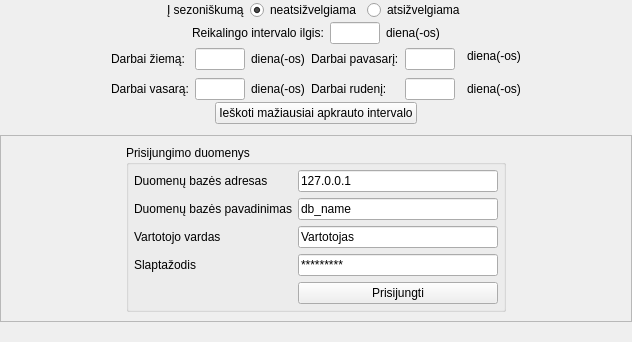
            <widget class="QFrame" name="Sisteminiai_pranesimai">
             <property name="frameShape">
              <enum>QFrame::NoFrame</enum>
             </property>
             <property name="frameShadow">
              <enum>QFrame::Raised</enum>
             </property>
             <property name="lineWidth">
              <number>0</number>
             </property>
             <layout class="QVBoxLayout" name="verticalLayout_14">
              <property name="leftMargin">
               <number>0</number>
              </property>
              <property name="topMargin">
               <number>0</number>
              </property>
              <property name="rightMargin">
               <number>0</number>
              </property>
              <property name="bottomMargin">
               <number>20</number>
              </property>
              <item>
               <widget class="QFrame" name="filtravimo_frame">
                <property name="enabled">
                 <bool>true</bool>
                </property>
                <property name="frameShape">
                 <enum>QFrame::NoFrame</enum>
                </property>
                <property name="frameShadow">
                 <enum>QFrame::Plain</enum>
                </property>
                <property name="lineWidth">
                 <number>0</number>
                </property>
                <layout class="QVBoxLayout" name="verticalLayout_18">
                 <property name="spacing">
                  <number>2</number>
                 </property>
                 <property name="leftMargin">
                  <number>0</number>
                 </property>
                 <property name="topMargin">
                  <number>0</number>
                 </property>
                 <property name="rightMargin">
                  <number>0</number>
                 </property>
                 <property name="bottomMargin">
                  <number>5</number>
                 </property>
                 <item>
                  <widget class="QFrame" name="frame_14">
                   <property name="frameShape">
                    <enum>QFrame::NoFrame</enum>
                   </property>
                   <property name="frameShadow">
                    <enum>QFrame::Plain</enum>
                   </property>
                   <layout class="QHBoxLayout" name="horizontalLayout_15">
                    <property name="spacing">
                     <number>6</number>
                    </property>
                    <property name="margin">
                     <number>0</number>
                    </property>
                    <item>
                     <spacer name="horizontalSpacer_27">
                      <property name="orientation">
                       <enum>Qt::Horizontal</enum>
                      </property>
                      <property name="sizeHint" stdset="0">
                       <size>
                        <width>167</width>
                        <height>20</height>
                       </size>
                      </property>
                     </spacer>
                    </item>
                    <item>
                     <widget class="QLabel" name="label_47">
                      <property name="text">
                       <string>Į sezoniškumą</string>
                      </property>
                     </widget>
                    </item>
                    <item>
                     <widget class="QRadioButton" name="neats_radio">
                      <property name="text">
                       <string>neatsižvelgiama</string>
                      </property>
                      <property name="checked">
                       <bool>true</bool>
                      </property>
                     </widget>
                    </item>
                    <item>
                     <widget class="QRadioButton" name="atsiz_radio">
                      <property name="text">
                       <string>atsižvelgiama</string>
                      </property>
                     </widget>
                    </item>
                    <item>
                     <spacer name="horizontalSpacer_28">
                      <property name="orientation">
                       <enum>Qt::Horizontal</enum>
                      </property>
                      <property name="sizeHint" stdset="0">
                       <size>
                        <width>167</width>
                        <height>20</height>
                       </size>
                      </property>
                     </spacer>
                    </item>
                   </layout>
                  </widget>
                 </item>
                 <item>
                  <widget class="QFrame" name="neatsizvelgiama_frame">
                   <property name="frameShape">
                    <enum>QFrame::NoFrame</enum>
                   </property>
                   <property name="frameShadow">
                    <enum>QFrame::Plain</enum>
                   </property>
                   <layout class="QHBoxLayout" name="horizontalLayout_16">
                    <property name="margin">
                     <number>0</number>
                    </property>
                    <item>
                     <spacer name="horizontalSpacer_29">
                      <property name="orientation">
                       <enum>Qt::Horizontal</enum>
                      </property>
                      <property name="sizeHint" stdset="0">
                       <size>
                        <width>40</width>
                        <height>20</height>
                       </size>
                      </property>
                     </spacer>
                    </item>
                    <item>
                     <widget class="QLabel" name="label_48">
                      <property name="text">
                       <string>Reikalingo intervalo ilgis:</string>
                      </property>
                     </widget>
                    </item>
                    <item>
                     <widget class="QLineEdit" name="lineEdit_11">
                      <property name="maximumSize">
                       <size>
                        <width>50</width>
                        <height>16777215</height>
                       </size>
                      </property>
                     </widget>
                    </item>
                    <item>
                     <widget class="QLabel" name="label_49">
                      <property name="text">
                       <string>diena(-os)</string>
                      </property>
                     </widget>
                    </item>
                    <item>
                     <spacer name="horizontalSpacer_30">
                      <property name="orientation">
                       <enum>Qt::Horizontal</enum>
                      </property>
                      <property name="sizeHint" stdset="0">
                       <size>
                        <width>40</width>
                        <height>20</height>
                       </size>
                      </property>
                     </spacer>
                    </item>
                   </layout>
                  </widget>
                 </item>
                 <item>
                  <widget class="QFrame" name="atsizvelgiama_frame">
                   <property name="frameShape">
                    <enum>QFrame::NoFrame</enum>
                   </property>
                   <property name="frameShadow">
                    <enum>QFrame::Raised</enum>
                   </property>
                   <layout class="QGridLayout" name="gridLayout_3">
                    <property name="margin">
                     <number>0</number>
                    </property>
                    <property name="horizontalSpacing">
                     <number>6</number>
                    </property>
                    <item row="0" column="1" rowspan="2">
                     <widget class="QLabel" name="label_50">
                      <property name="text">
                       <string>Darbai žiemą:</string>
                      </property>
                     </widget>
                    </item>
                    <item row="0" column="2" rowspan="2">
                     <widget class="QLineEdit" name="lineEdit_12">
                      <property name="minimumSize">
                       <size>
                        <width>50</width>
                        <height>0</height>
                       </size>
                      </property>
                      <property name="maximumSize">
                       <size>
                        <width>50</width>
                        <height>16777215</height>
                       </size>
                      </property>
                     </widget>
                    </item>
                    <item row="0" column="3" rowspan="2">
                     <widget class="QLabel" name="label_51">
                      <property name="text">
                       <string>diena(-os)</string>
                      </property>
                     </widget>
                    </item>
                    <item row="0" column="5" rowspan="2">
                     <widget class="QLabel" name="label_52">
                      <property name="text">
                       <string>Darbai pavasarį:</string>
                      </property>
                     </widget>
                    </item>
                    <item row="0" column="6" rowspan="2" colspan="2">
                     <widget class="QLineEdit" name="lineEdit_13">
                      <property name="minimumSize">
                       <size>
                        <width>50</width>
                        <height>0</height>
                       </size>
                      </property>
                      <property name="maximumSize">
                       <size>
                        <width>50</width>
                        <height>16777215</height>
                       </size>
                      </property>
                     </widget>
                    </item>
                    <item row="3" column="1">
                     <widget class="QLabel" name="label_53">
                      <property name="text">
                       <string>Darbai vasarą:</string>
                      </property>
                     </widget>
                    </item>
                    <item row="3" column="2">
                     <widget class="QLineEdit" name="lineEdit_14">
                      <property name="minimumSize">
                       <size>
                        <width>50</width>
                        <height>0</height>
                       </size>
                      </property>
                      <property name="maximumSize">
                       <size>
                        <width>50</width>
                        <height>16777215</height>
                       </size>
                      </property>
                     </widget>
                    </item>
                    <item row="3" column="3">
                     <widget class="QLabel" name="label_54">
                      <property name="text">
                       <string>diena(-os)</string>
                      </property>
                     </widget>
                    </item>
                    <item row="3" column="5">
                     <widget class="QLabel" name="label_55">
                      <property name="text">
                       <string>Darbai rudenį:</string>
                      </property>
                     </widget>
                    </item>
                    <item row="0" column="8">
                     <widget class="QLabel" name="label_56">
                      <property name="text">
                       <string>diena(-os)</string>
                      </property>
                     </widget>
                    </item>
                    <item row="3" column="8">
                     <widget class="QLabel" name="label_57">
                      <property name="text">
                       <string>diena(-os)</string>
                      </property>
                     </widget>
                    </item>
                    <item row="3" column="6">
                     <widget class="QLineEdit" name="lineEdit_15">
                      <property name="minimumSize">
                       <size>
                        <width>50</width>
                        <height>0</height>
                       </size>
                      </property>
                      <property name="maximumSize">
                       <size>
                        <width>50</width>
                        <height>16777215</height>
                       </size>
                      </property>
                     </widget>
                    </item>
                    <item row="0" column="0">
                     <spacer name="horizontalSpacer_31">
                      <property name="orientation">
                       <enum>Qt::Horizontal</enum>
                      </property>
                      <property name="sizeHint" stdset="0">
                       <size>
                        <width>40</width>
                        <height>20</height>
                       </size>
                      </property>
                     </spacer>
                    </item>
                    <item row="3" column="0">
                     <spacer name="horizontalSpacer_32">
                      <property name="orientation">
                       <enum>Qt::Horizontal</enum>
                      </property>
                      <property name="sizeHint" stdset="0">
                       <size>
                        <width>40</width>
                        <height>20</height>
                       </size>
                      </property>
                     </spacer>
                    </item>
                    <item row="0" column="9">
                     <spacer name="horizontalSpacer_33">
                      <property name="orientation">
                       <enum>Qt::Horizontal</enum>
                      </property>
                      <property name="sizeHint" stdset="0">
                       <size>
                        <width>40</width>
                        <height>20</height>
                       </size>
                      </property>
                     </spacer>
                    </item>
                    <item row="3" column="9">
                     <spacer name="horizontalSpacer_34">
                      <property name="orientation">
                       <enum>Qt::Horizontal</enum>
                      </property>
                      <property name="sizeHint" stdset="0">
                       <size>
                        <width>40</width>
                        <height>20</height>
                       </size>
                      </property>
                     </spacer>
                    </item>
                   </layout>
                  </widget>
                 </item>
                 <item>
                  <widget class="QFrame" name="frame_10">
                   <property name="frameShape">
                    <enum>QFrame::NoFrame</enum>
                   </property>
                   <property name="frameShadow">
                    <enum>QFrame::Raised</enum>
                   </property>
                   <layout class="QGridLayout" name="gridLayout">
                    <property name="margin">
                     <number>0</number>
                    </property>
                    <property name="spacing">
                     <number>0</number>
                    </property>
                    <item row="0" column="1">
                     <widget class="QPushButton" name="pushButton">
                      <property name="text">
                       <string>Ieškoti mažiausiai apkrauto intervalo</string>
                      </property>
                     </widget>
                    </item>
                    <item row="0" column="0">
                     <spacer name="horizontalSpacer_11">
                      <property name="orientation">
                       <enum>Qt::Horizontal</enum>
                      </property>
                      <property name="sizeHint" stdset="0">
                       <size>
                        <width>40</width>
                        <height>20</height>
                       </size>
                      </property>
                     </spacer>
                    </item>
                    <item row="0" column="2">
                     <spacer name="horizontalSpacer_12">
                      <property name="orientation">
                       <enum>Qt::Horizontal</enum>
                      </property>
                      <property name="sizeHint" stdset="0">
                       <size>
                        <width>40</width>
                        <height>20</height>
                       </size>
                      </property>
                     </spacer>
                    </item>
                   </layout>
                  </widget>
                 </item>
                </layout>
               </widget>
              </item>
              <item>
               <widget class="QFrame" name="frame_7">
                <property name="frameShape">
                 <enum>QFrame::StyledPanel</enum>
                </property>
                <property name="frameShadow">
                 <enum>QFrame::Raised</enum>
                </property>
                <layout class="QHBoxLayout" name="horizontalLayout_3">
                 <item>
                  <spacer name="horizontalSpacer">
                   <property name="orientation">
                    <enum>Qt::Horizontal</enum>
                   </property>
                   <property name="sizeHint" stdset="0">
                    <size>
                     <width>40</width>
                     <height>20</height>
                    </size>
                   </property>
                  </spacer>
                 </item>
                 <item>
                  <widget class="QGroupBox" name="Prisijungimo_group">
                   <property name="minimumSize">
                    <size>
                     <width>370</width>
                     <height>0</height>
                    </size>
                   </property>
                   <property name="title">
                    <string>Prisijungimo duomenys</string>
                   </property>
                   <layout class="QFormLayout" name="formLayout">
                    <property name="fieldGrowthPolicy">
                     <enum>QFormLayout::AllNonFixedFieldsGrow</enum>
                    </property>
                    <property name="margin">
                     <number>5</number>
                    </property>
                    <item row="1" column="0">
                     <widget class="QLabel" name="DB_label">
                      <property name="minimumSize">
                       <size>
                        <width>150</width>
                        <height>0</height>
                       </size>
                      </property>
                      <property name="text">
                       <string>Duomenų bazės adresas</string>
                      </property>
                     </widget>
                    </item>
                    <item row="1" column="1">
                     <widget class="QLineEdit" name="DB_input">
                      <property name="minimumSize">
                       <size>
                        <width>200</width>
                        <height>0</height>
                       </size>
                      </property>
                      <property name="maximumSize">
                       <size>
                        <width>300</width>
                        <height>16777215</height>
                       </size>
                      </property>
                      <property name="text">
                       <string>127.0.0.1</string>
                      </property>
                     </widget>
                    </item>
                    <item row="2" column="0">
                     <widget class="QLabel" name="DB_name_lbel">
                      <property name="minimumSize">
                       <size>
                        <width>150</width>
                        <height>0</height>
                       </size>
                      </property>
                      <property name="text">
                       <string>Duomenų bazės pavadinimas</string>
                      </property>
                     </widget>
                    </item>
                    <item row="2" column="1">
                     <widget class="QLineEdit" name="db_name_input">
                      <property name="minimumSize">
                       <size>
                        <width>200</width>
                        <height>0</height>
                       </size>
                      </property>
                      <property name="maximumSize">
                       <size>
                        <width>300</width>
                        <height>16777215</height>
                       </size>
                      </property>
                      <property name="text">
                       <string>db_name</string>
                      </property>
                     </widget>
                    </item>
                    <item row="3" column="0">
                     <widget class="QLabel" name="username">
                      <property name="minimumSize">
                       <size>
                        <width>150</width>
                        <height>0</height>
                       </size>
                      </property>
                      <property name="text">
                       <string>Vartotojo vardas</string>
                      </property>
                     </widget>
                    </item>
                    <item row="3" column="1">
                     <widget class="QLineEdit" name="username_input">
                      <property name="minimumSize">
                       <size>
                        <width>200</width>
                        <height>0</height>
                       </size>
                      </property>
                      <property name="maximumSize">
                       <size>
                        <width>300</width>
                        <height>16777215</height>
                       </size>
                      </property>
                      <property name="text">
                       <string>Vartotojas</string>
                      </property>
                     </widget>
                    </item>
                    <item row="4" column="0">
                     <widget class="QLabel" name="password">
                      <property name="minimumSize">
                       <size>
                        <width>150</width>
                        <height>0</height>
                       </size>
                      </property>
                      <property name="text">
                       <string>Slaptažodis</string>
                      </property>
                     </widget>
                    </item>
                    <item row="4" column="1">
                     <widget class="QLineEdit" name="username_input_2">
                      <property name="minimumSize">
                       <size>
                        <width>200</width>
                        <height>0</height>
                       </size>
                      </property>
                      <property name="maximumSize">
                       <size>
                        <width>300</width>
                        <height>16777215</height>
                       </size>
                      </property>
                      <property name="text">
                       <string notr="true">*********</string>
                      </property>
                     </widget>
                    </item>
                    <item row="5" column="1">
                     <widget class="QPushButton" name="connect">
                      <property name="enabled">
                       <bool>true</bool>
                      </property>
                      <property name="text">
                       <string>Prisijungti</string>
                      </property>
                     </widget>
                    </item>
                   </layout>
                  </widget>
                 </item>
                 <item>
                  <spacer name="horizontalSpacer_2">
                   <property name="orientation">
                    <enum>Qt::Horizontal</enum>
                   </property>
                   <property name="sizeHint" stdset="0">
                    <size>
                     <width>40</width>
                     <height>20</height>
                    </size>
                   </property>
                  </spacer>
                 </item>
                </layout>
                <zorder>Prisijungimo_group</zorder>
                <zorder>horizontalSpacer</zorder>
                <zorder>horizontalSpacer_2</zorder>
               </widget>
              </item>
             </layout>
            </widget>
